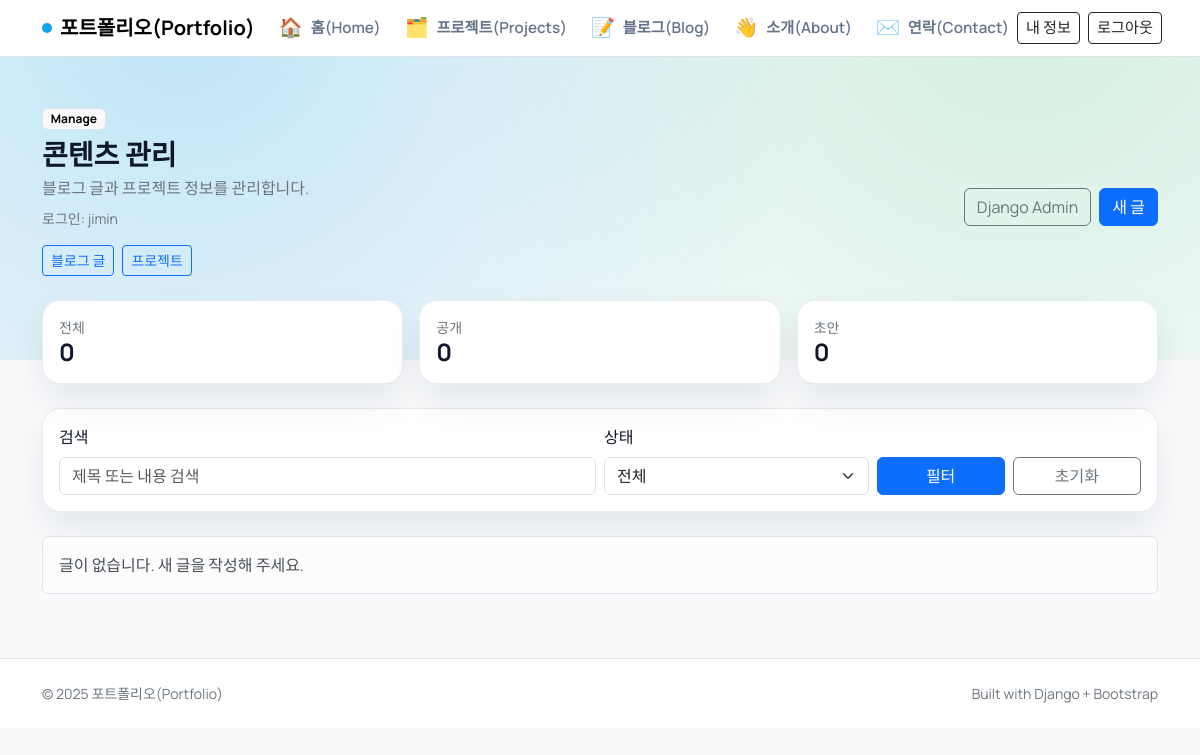
Page /manage/ (signed in) on the earlier database version.
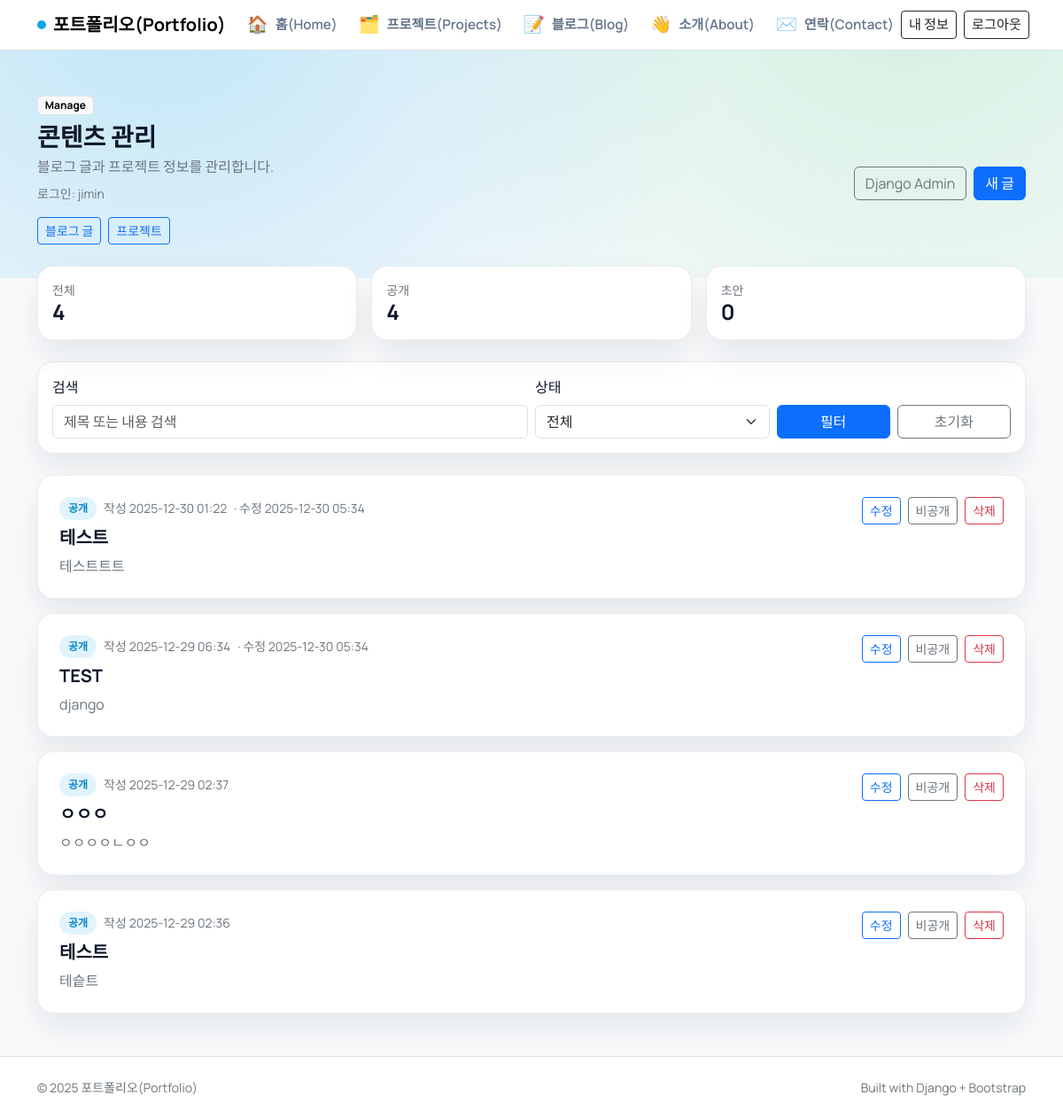
Same page on the later database version.
### blog/models.py (models this page shows, shortened)
class Post(models.Model):
    STATUS_DRAFT = "draft"
    STATUS_PUBLISHED = "published"
    STATUS_CHOICES = [
        (STATUS_DRAFT, "Draft"),
        (STATUS_PUBLISHED, "Published"),
    ]
    title = models.CharField(max_length=200)
    content = models.TextField()
    owner = models.ForeignKey(
        settings.AUTH_USER_MODEL,
        on_delete=models.CASCADE,
        related_name="posts",
        null=True,
        blank=True,
    )
    status = models.CharField(max_length=10, choices=STATUS_CHOICES, default=STATUS_PUBLISHED)
    created_at = models.DateTimeField(default=timezone.now)
    updated_at = models.DateTimeField(null=True, blank=True)

### blog/views.py (the view)
@login_required
def manage_post_list(request):
    query = request.GET.get("q", "").strip()
    status = request.GET.get("status", "all")
    base_qs = Post.objects.filter(owner=request.user)
    posts = base_qs.order_by("-created_at")
    if status == Post.STATUS_PUBLISHED:
        posts = posts.filter(status=Post.STATUS_PUBLISHED)
    elif status == Post.STATUS_DRAFT:
        posts = posts.filter(status=Post.STATUS_DRAFT)
    if query:
        posts = posts.filter(Q(title__icontains=query) | Q(content__icontains=query))
    paginator = Paginator(posts, 8)
    page_obj = paginator.get_page(request.GET.get("page"))
    params = request.GET.copy()
    params.pop("page", None)
    query_string = params.urlencode()
    context = {
        "posts": page_obj.object_list,
        "page_obj": page_obj,
        "query": query,
        "status": status,
        "total_count": base_qs.count(),
        "published_count": base_qs.filter(status=Post.STATUS_PUBLISHED).count(),
        "draft_count": base_qs.filter(status=Post.STATUS_DRAFT).count(),
        "query_string": query_string,
    }
    return render(request, "blog/manage/post_list.html", context)

### blog/templates/blog/manage/post_list.html (shortened to what this page needs)
{% extends "blog/manage/base.html" %}
{% block manage_content %}
<div class="row g-3 mb-4">
  <div class="col-md-4">
    <div class="surface p-3">
      <div class="text-secondary small">전체</div>
      <div class="h4 fw-bold mb-0">{{ total_count }}</div>
    </div>
  </div>
  <div class="col-md-4">
    <div class="surface p-3">
      <div class="text-secondary small">공개</div>
      <div class="h4 fw-bold mb-0">{{ published_count }}</div>
    </div>
  </div>
  <div class="col-md-4">
    <div class="surface p-3">
      <div class="text-secondary small">초안</div>
      <div class="h4 fw-bold mb-0">{{ draft_count }}</div>
    </div>
  </div>
</div>
<form class="surface p-3 mb-4" method="get">
  <div class="row g-2 align-items-end">
    <div class="col-md-6">
      <label class="form-label">검색</label>
      <input class="form-control" type="search" name="q" placeholder="제목 또는 내용 검색" value="{{ query }}">
    </div>
    <div class="col-md-3">
      <label class="form-label">상태</label>
      <select class="form-select" name="status">
        <option value="all" {% if status == "all" %}selected{% endif %}>전체</option>
      </select>
    </div>
    <div class="col-md-3 d-flex gap-2">
      <button class="btn btn-primary w-100" type="submit">필터</button>
      <a class="btn btn-outline-secondary w-100" href="{% url 'manage_post_list' %}">초기화</a>
    </div>
  </div>
</form>
{% for post in posts %}
  <div class="surface p-4 manage-card">
    <div class="d-flex flex-column flex-lg-row justify-content-between gap-3">
      <div>
        <div class="d-flex align-items-center gap-2 mb-2">
          {% if post.status == "published" %}
            <span class="status-badge status-published">공개</span>
          {% else %}
            <span class="status-badge status-draft">초안</span>
          {% endif %}
          <span class="small text-secondary">작성 {{ post.created_at|date:"Y-m-d H:i" }}</span>
          {% if post.updated_at %}
            <span class="small text-secondary">· 수정 {{ post.updated_at|date:"Y-m-d H:i" }}</span>
          {% endif %}
        </div>
        <h2 class="h5 fw-bold mb-2">{{ post.title }}</h2>
        <p class="text-secondary mb-0">{{ post.content|truncatechars:140 }}</p>
      </div>
      <div class="manage-actions d-flex flex-wrap gap-2 align-items-start">
        <a class="btn btn-outline-primary btn-sm" href="{% url 'manage_post_edit' post.pk %}">수정</a>
        <form method="post" action="{% url 'manage_post_toggle' post.pk %}">
          {% if post.status == "published" %}
            <button class="btn btn-outline-secondary btn-sm" type="submit">비공개</button>
          {% else %}
            <button class="btn btn-primary btn-sm" type="submit">공개</button>
          {% endif %}
        </form>
        <a class="btn btn-outline-danger btn-sm" href="{% url 'manage_post_delete' post.pk %}">삭제</a>
      </div>
    </div>
  </div>
{% empty %}
  <div class="alert alert-light border">글이 없습니다. 새 글을 작성해 주세요.</div>
{% endfor %}
{% endblock %}

Differences in the rows shown:
now on this page (row edited): Post: status "공개", created_at "2025-12-30 01:22", updated_at "2025-12-30 05:34", title "테스트", content "테스트트트"
now on this page (row edited): Post: status "공개", created_at "2025-12-29 06:34", updated_at "2025-12-30 05:34", title "TEST", content "django"
now on this page (row edited): Post: status "공개", created_at "2025-12-29 02:37", title "ㅇㅇㅇ", content "ㅇㅇㅇㅇㄴㅇㅇ"
now on this page (row edited): Post: status "공개", created_at "2025-12-29 02:36", title "테스트", content "테슽트"
Other differences:
{{ total_count }}: "0" → "4"
{{ published_count }}: "0" → "4"
text no longer shown: "글이 없습니다. 새 글을 작성해 주세요."
